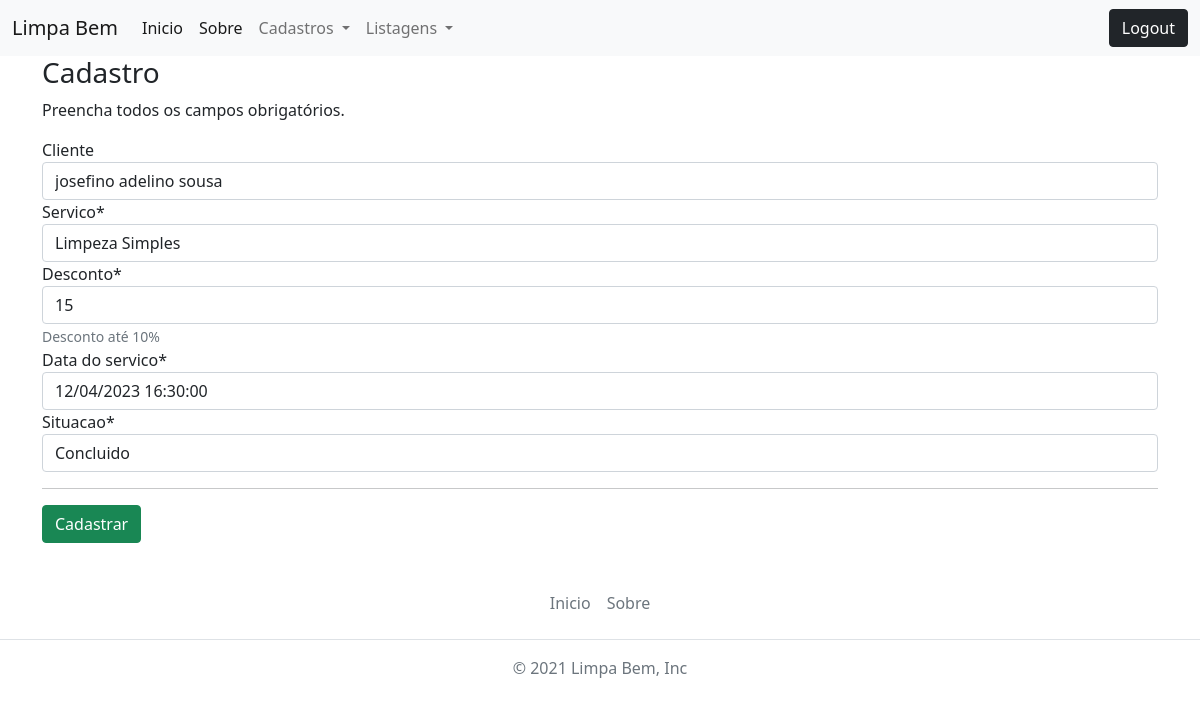
Screenshot of /editar/atendimento/14 (signed in) with the database file from the repository.
### crud_app/models.py (models this page shows, shortened)
class Atendimento(models.Model):
    SITUACAO_CHOICES = (
        ('Em andamento', 'Em andamento'),
        ('Concluido', 'Concluido'),
        ('Cancelado', 'Cancelado')
    )
    servico = models.ForeignKey(Servico, on_delete=models.CASCADE, null=True)
    data_do_servico = models.DateTimeField()
    situacao = models.CharField(max_length=12, choices=SITUACAO_CHOICES)
    cliente = models.ForeignKey(Cliente, on_delete=models.SET_NULL, null=True, blank=True)
    desconto = models.DecimalField(max_digits=2, decimal_places=0, help_text='Desconto até 10%\n', null=True)
    valor_total = models.DecimalField(max_digits=6, decimal_places=2, null=True, blank=True, default=0)
    data_do_registro = models.DateTimeField(auto_now_add=True)
    registrado_por = models.ForeignKey(Funcionario, on_delete=models.SET_NULL, null=True, blank=True)

### crud_app/views.py (the view, shortened to what this page needs)
# urls.py: path('editar/atendimento/<int:pk>', AtendimentoUpdate.as_view(), name='editar-atendimento'),
class AtendimentoUpdate(GroupRequiredMixin, LoginRequiredMixin ,UpdateView):
    model = Atendimento
    group_required = [u'administrador', u'gerente', u'atendente']
    login_url = reverse_lazy('login')
    fields = [
        'cliente', 'servico', 'desconto', 'data_do_servico', 'situacao'
    ]
    template_name = 'cadastros/form.html'

### crud_app/models.py (called while the page is built)
    def __str__(self):
        return self.nome_completo

    def __str__(self):
        return self.nome_do_servico

### crud_app/templates/cadastros/form.html (shortened to what this page needs)
{% extends 'base.html' %}
{% load static %}
{% load crispy_forms_tags %}
{% block content %}
    <h3>Cadastro</h3>
    <p>Preencha todos os campos obrigatórios.</p>
    <form action="" method="post">
        {{ form|crispy }}
        <hr>
        <button type="submit" class="btn btn-success">Cadastrar</button>
    </form>
{% endblock %}

### static/css/style.css (style rules this page uses)
body, html { height: 100%; width: 100%; }

### rows the page displays
Atendimento: cliente "josefino adelino sousa", servico "Limpeza Simples", desconto "15", data_do_servico "12/04/2023 16:30:00", situacao "Concluido"
